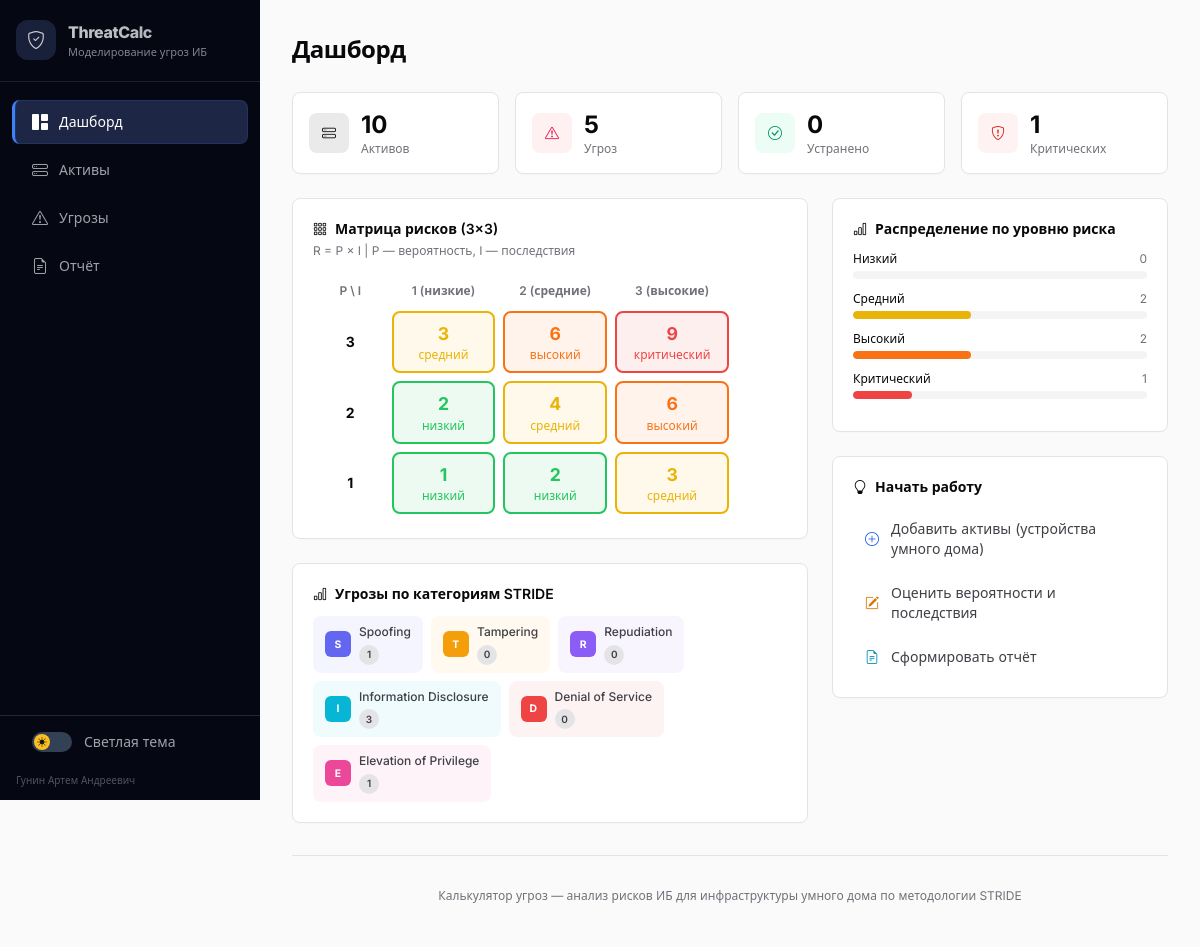
The page / on the database its author committed.
### models.py (models this page shows, shortened)
class Base(DeclarativeBase):
    pass

class Threat(Base):
    __tablename__ = "threats"
    id = Column(Integer, primary_key=True, index=True)
    name = Column(String(300), nullable=False)
    stride = Column(String(1), nullable=False)
    description = Column(Text, nullable=True)
    asset_id = Column(Integer, nullable=True)
    asset_name = Column(String(200), nullable=True)
    probability = Column(Integer, nullable=False, default=1)
    impact = Column(Integer, nullable=False, default=1)
    risk_score = Column(Integer, nullable=False, default=1)
    risk_level = Column(String(20), nullable=False, default="низкий")
    recommendation = Column(Text, nullable=True)
    mitigated = Column(Boolean, default=False)
    is_custom = Column(Boolean, default=False)
    created_at = Column(DateTime, default=datetime.datetime.utcnow)

### main.py (the view)
@app.get("/", response_class=HTMLResponse)
def dashboard(request: Request, db: Session = Depends(get_db)):
    assets = db.query(Asset).all()
    threats = db.query(Threat).all()
    total_assets = len(assets)
    total_threats = len(threats)
    mitigated = sum(1 for t in threats if t.mitigated)
    by_level = {"низкий": 0, "средний": 0, "высокий": 0, "критический": 0}
    by_stride = {s.value: 0 for s in StrideCategory}
    for t in threats:
        by_level[t.risk_level] = by_level.get(t.risk_level, 0) + 1
        by_stride[t.stride] = by_stride.get(t.stride, 0) + 1
    risk_matrix = format_risk_matrix()
    stride_labels = [
        {"value": s.value, "name": s.full_name.split("(")[0].strip()}
        for s in StrideCategory
    ]
    return templates.TemplateResponse("index.html", {
        "request": request,
        "assets": assets,
        "threats": threats,
        "total_assets": total_assets,
        "total_threats": total_threats,
        "mitigated": mitigated,
        "by_level": by_level,
        "by_stride": by_stride,
        "risk_matrix": risk_matrix,
        "stride_labels": stride_labels,
        "score_to_display": score_to_display,
        "STRIDE_COLORS": STRIDE_COLORS,
        "get_type_name": get_type_name,
    })

### templates/index.html (shortened to what this page needs)
{% extends "base.html" %}
{% block content %}
<div class="flex items-center justify-between mb-6">
    <h1 class="page-title">Дашборд</h1>
</div>
<div class="grid grid-cols-2 md:grid-cols-4 gap-4 mb-6">
    <div class="card-shadcn p-4">
        <div class="flex items-center gap-3">
            <div class="w-10 h-10 rounded-lg flex items-center justify-center flex-shrink-0" style="background:color-mix(in srgb, var(--muted) 15%, var(--card));">
                <i class="bi bi-hdd-stack text-sm" style="color:var(--fg);"></i>
            </div>
            <div>
                <div class="text-2xl font-bold">{{ total_assets }}</div>
                <div class="text-xs text-zinc-500">Активов</div>
            </div>
        </div>
    </div>
    <div class="card-shadcn p-4">
        <div class="flex items-center gap-3">
            <div class="w-10 h-10 rounded-lg bg-rose-50 flex items-center justify-center flex-shrink-0">
                <i class="bi bi-exclamation-triangle text-rose-600 text-sm"></i>
            </div>
            <div>
                <div class="text-2xl font-bold">{{ total_threats }}</div>
                <div class="text-xs text-zinc-500">Угроз</div>
            </div>
        </div>
    </div>
    <div class="card-shadcn p-4">
        <div class="flex items-center gap-3">
            <div class="w-10 h-10 rounded-lg bg-emerald-50 flex items-center justify-center flex-shrink-0">
                <i class="bi bi-check-circle text-emerald-600 text-sm"></i>
            </div>
            <div>
                <div class="text-2xl font-bold">{{ mitigated }}</div>
                <div class="text-xs text-zinc-500">Устранено</div>
            </div>
        </div>
    </div>
    <div class="card-shadcn p-4">
        <div class="flex items-center gap-3">
            <div class="w-10 h-10 rounded-lg bg-red-50 flex items-center justify-center flex-shrink-0">
                <i class="bi bi-shield-exclamation text-red-600 text-sm"></i>
            </div>
            <div>
                <div class="text-2xl font-bold">{{ by_level["критический"] }}</div>
                <div class="text-xs text-zinc-500">Критических</div>
            </div>
        </div>
    </div>
</div>
<div class="grid grid-cols-1 lg:grid-cols-5 gap-6">
    <div class="lg:col-span-3 space-y-6">
        <div class="card-shadcn p-5">
            <h5 class="font-semibold text-sm mb-1 flex items-center gap-2">
                <i class="bi bi-grid-3x3-gap"></i> Матрица рисков (3×3)
            </h5>
            <p class="text-xs text-zinc-500 mb-4">R = P × I | P — вероятность, I — последствия</p>
            <div class="overflow-x-auto" style="max-width:420px;">
                <table class="w-full text-center">
                    <thead>
                        <tr>
                            <th class="p-2 text-xs font-semibold text-zinc-500 w-16">P \ I</th>
                            <th class="p-2 text-xs font-semibold text-zinc-500 w-24">1 (низкие)</th>
                            <th class="p-2 text-xs font-semibold text-zinc-500 w-24">2 (средние)</th>
                            <th class="p-2 text-xs font-semibold text-zinc-500 w-24">3 (высокие)</th>
                        </tr>
                    </thead>
                    <tbody>
                        {% for row in risk_matrix %}
                        <tr>
                            <td class="p-2 font-bold text-sm">{{ row[0].probability }}</td>
                            {% for cell in row %}
                            <td class="p-1">
                                <div class="risk-cell p-2" style="background:{{ cell.color }}15;border:2px solid {{ cell.color }};">
                                    <div class="font-bold" style="color:{{ cell.color }};font-size:1.1rem;">{{ cell.score }}</div>
                                    <div class="text-xs" style="color:{{ cell.color }};">{{ cell.level.value }}</div>
                                </div>
                            </td>
                            {% endfor %}
                        </tr>
                        {% endfor %}
                    </tbody>
                </table>
            </div>
        </div>
        <div class="card-shadcn p-5">
            <h5 class="font-semibold text-sm mb-3 flex items-center gap-2">
                <i class="bi bi-bar-chart"></i> Угрозы по категориям STRIDE
            </h5>
            <div class="flex flex-wrap gap-2">
                {% for s in stride_labels %}
                <div class="flex items-center gap-2 px-3 py-2 rounded-lg" style="background:{{ STRIDE_COLORS[s.value] }}10;">
                    <span class="badge-stride" style="background:{{ STRIDE_COLORS[s.value] }};">{{ s.value }}</span>
                    <div>
                        <div class="text-xs font-medium text-zinc-700">{{ s.name }}</div>
                        <span class="inline-flex items-center justify-center h-5 min-w-5 px-1.5 text-[10px] font-semibold rounded-full bg-zinc-200 text-zinc-700">{{ by_stride[s.value] }}</span>
                    </div>
                </div>
                {% endfor %}
            </div>
        </div>
    </div>
    <div class="lg:col-span-2 space-y-6">
        <div class="card-shadcn p-5">
            <h5 class="font-semibold text-sm mb-3 flex items-center gap-2">
                <i class="bi bi-bar-chart"></i> Распределение по уровню риска
            </h5>
            {% set colors = {"низкий": "#22c55e", "средний": "#eab308", "высокий": "#f97316", "критический": "#ef4444"} %}
            {% for level, count in by_level.items() %}
            <div class="mb-3">
                <div class="flex justify-between text-xs mb-1">
                    <span class="font-medium">{{ level|capitalize }}</span>
                    <span class="text-zinc-500">{{ count }}</span>
                </div>
                <div class="h-2 bg-zinc-100 rounded-full overflow-hidden">
                    {% set pct = (count / total_threats * 100) if total_threats > 0 else 0 %}
                    <div class="h-full rounded-full transition-all duration-500" style="width:{{ pct }}%;background:{{ colors[level] }};"></div>
                </div>
            </div>
            {% endfor %}
        </div>
        <div class="card-shadcn p-5">
            <h5 class="font-semibold text-sm mb-3 flex items-center gap-2">
                <i class="bi bi-lightbulb"></i> Начать работу
            </h5>
            <div class="space-y-1">
                <a href="/assets/new" class="flex items-center gap-3 px-3 py-2.5 rounded-lg text-sm text-zinc-700 hover:bg-zinc-100 transition-colors no-print">
                    <i class="bi bi-plus-circle text-blue-600"></i>
                    Добавить активы (устройства умного дома)
                </a>
                <a href="/threats" class="flex items-center gap-3 px-3 py-2.5 rounded-lg text-sm text-zinc-700 hover:bg-zinc-100 transition-colors no-print">
                    <i class="bi bi-pencil-square text-amber-600"></i>
                    Оценить вероятности и последствия
                </a>
                <a href="/report" class="flex items-center gap-3 px-3 py-2.5 rounded-lg text-sm text-zinc-700 hover:bg-zinc-100 transition-colors no-print">
                    <i class="bi bi-file-earmark-text text-cyan-600"></i>
                    Сформировать отчёт
                </a>
            </div>
        </div>
    </div>
</div>
{% endblock %}

### templates/base.html (style rules this page uses)
:root { --bg: #fafafa; --fg: #09090b; --card: #fff; --card-border: #e4e4e7; --muted: #71717a; --muted-bg: #f4f4f5; --table-stripe: #fafafa; --tag-bg: #f4f4f5; --tag-border: #e4e4e7; color-scheme: light; }
* { margin: 0; padding: 0; box-sizing: border-box; }
body { font-family: 'Inter', system-ui, sans-serif; background: var(--bg); color: var(--fg); transition: background .15s, color .15s; }
.card-shadcn { background: var(--card); border: 1px solid var(--card-border); border-radius: 0.5rem; box-shadow: 0 1px 2px rgba(0,0,0,0.02); }
.badge-stride { display: inline-flex; align-items: center; justify-content: center; width: 26px; height: 26px; font-size: 0.65rem; font-weight: 700; border-radius: 0.375rem; color: #fff; letter-spacing: 0.3px; }
.risk-cell { transition: all 0.15s; cursor: default; border-radius: 0.5rem; }
.page-title { font-size: 1.5rem; font-weight: 700; letter-spacing: -0.02em; color: var(--fg); }

### rows shown on the page
Threat: score "9", level.value "критический", risk_level "Критический", is_custom "1", {{ pct }} 20.0 (drawn)

### other values the page prints
{{ total_assets }} "10"
{{ total_threats }} "5"
{{ mitigated }} "0"
{{ by_level["критический"] }} "1"
{{ row[0].probability }} "3" "2" "1"
{{ cell.score }} "3" "6" "2" "4" "6" "1" "2" "3"
{{ cell.level.value }} "средний" "высокий" "низкий" "средний" "высокий" "низкий" "низкий" "средний"
{{ s.value }} "S" "T" "R" "I" "D" "E"
{{ s.name }} "Spoofing" "Tampering" "Repudiation" "Information Disclosure" "Denial of Service" "Elevation of Privilege"
{{ by_stride[s.value] }} "1" "0" "0" "3" "0" "1"
{{ level|capitalize }} "Низкий" "Средний" "Высокий"
{{ count }} "0" "2" "2"
